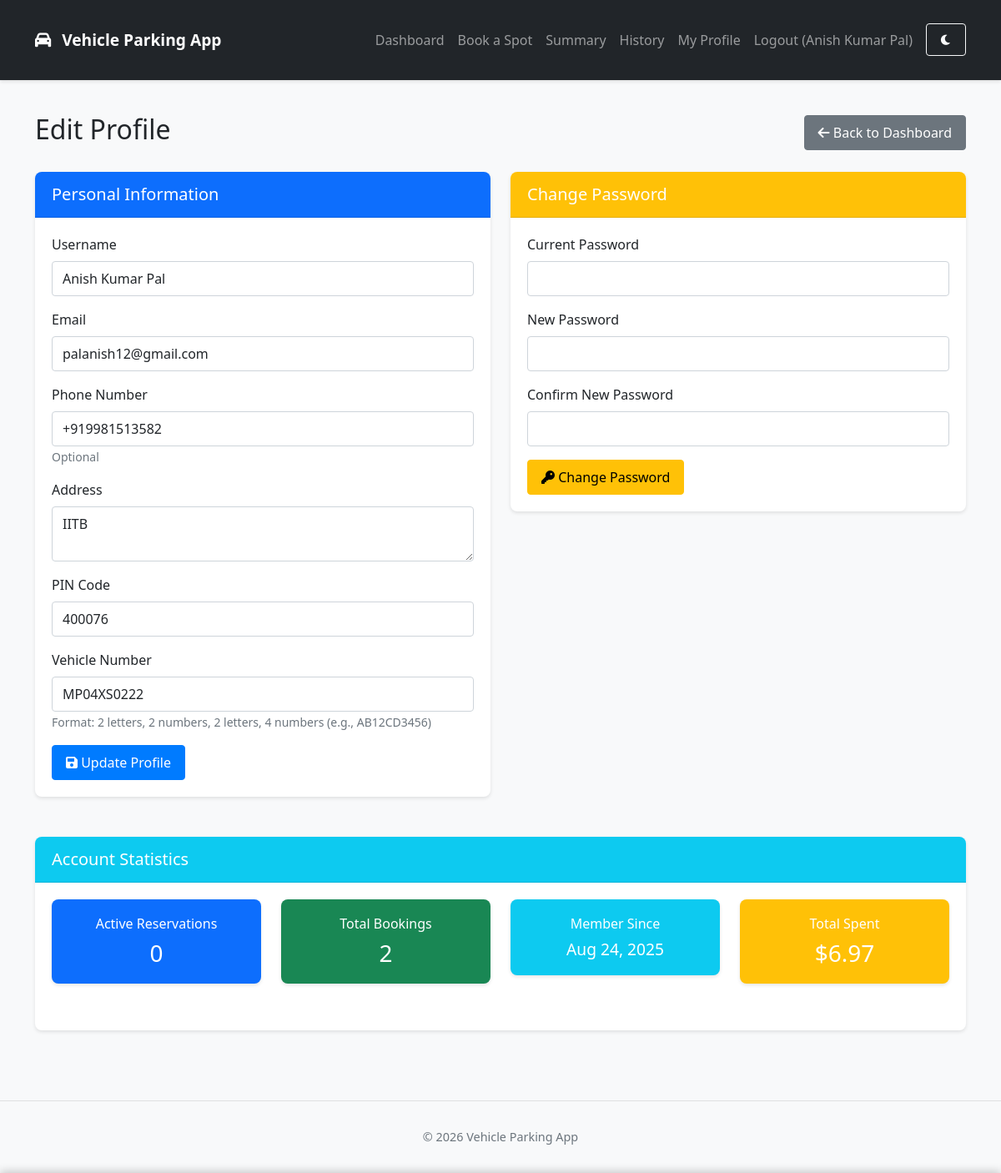
The app's page /user/edit-profile (signed in) with its own data.
### backend/models/models.py (models this page shows, shortened)
class User(db.Model, UserMixin):
    __tablename__ = 'users'
    id = db.Column(db.Integer, primary_key=True)
    username = db.Column(db.String(64), unique=True, nullable=False)
    email = db.Column(db.String(120), unique=True, nullable=False)
    password_hash = db.Column(db.String(128), nullable=False)
    phone = db.Column(db.String(20), unique=True, nullable=True)
    full_name = db.Column(db.String(100), nullable=True)
    address = db.Column(db.String(200), nullable=True)
    pin_code = db.Column(db.String(20), nullable=True)
    vehicle_no = db.Column(db.String(20), unique=True, nullable=True)
    is_admin = db.Column(db.Boolean, default=False)
    created_at = db.Column(db.DateTime, default=lambda: datetime.now(IST))
    notification_preference = db.Column(db.String(20), default='email')  # email, gchat, sms
    gchat_email = db.Column(db.String(120), nullable=True)
    reminder_time = db.Column(db.String(5), default='18:00')  # 24-hour format HH:MM
    report_format = db.Column(db.String(10), default='html')  # html or pdf
    last_reminder_date = db.Column(db.Date, nullable=True)  # Track when last reminder was sent
    reservations = db.relationship('ParkingReservation', backref='user', lazy=True, cascade="all, delete-orphan")
    payment_methods = db.relationship('SavedPaymentMethod', backref='user', lazy=True, cascade="all, delete-orphan")
    @property
    def active_reservations(self):
        return len([r for r in self.reservations if r.active])
    @property
    def total_bookings(self):
        return len(self.reservations)
    @property
    def total_spent(self):
        return sum(r.parking_cost or 0 for r in self.reservations if not r.active)

class ParkingReservation(db.Model):
    __tablename__ = 'parking_reservations'
    id = db.Column(db.Integer, primary_key=True)
    user_id = db.Column(db.Integer, db.ForeignKey('users.id'), nullable=False)
    spot_id = db.Column(db.Integer, db.ForeignKey('parking_spots.id'), nullable=False)
    vehicle_no = db.Column(db.String(20), nullable=True)
    parking_timestamp = db.Column(db.DateTime, default=datetime.now(IST))
    leaving_timestamp = db.Column(db.DateTime, nullable=True)
    parking_cost = db.Column(db.Float, nullable=True)
    active = db.Column(db.Boolean, default=True)
    payment_status = db.Column(db.String(20), default='PENDING')  # PENDING, PAID, FAILED
    payment_date = db.Column(db.DateTime, nullable=True)
    payment_method = db.Column(db.String(20), nullable=True)  # credit-card, paypal, etc.
    transaction_id = db.Column(db.String(50), nullable=True)

### backend/routes/user_routes.py (the view, shortened to what this page needs)
@user.route('/edit-profile', methods=['GET', 'POST'])
@login_required
def edit_profile():
    has_phone_attr = hasattr(User, 'phone')
    phone_value = getattr(current_user, 'phone', '') if has_phone_attr else ''
    return render_template(
        'user/edit_profile.html',
        user=current_user,
        has_phone_attr=has_phone_attr,
        phone_value=phone_value
    )

### backend/services/cache_service.py (called while the page is built)
    def clean_expired(self):
        now = time.time()
        expired_keys = [key for key, (expiry_time, _) in self._cache.items() if expiry_time <= now]
        for key in expired_keys:
            del self._cache[key]
            if self.app:
                self.app.logger.debug(f"Removed expired cache key: {key}")
            else:
                logger.debug(f"Removed expired cache key: {key}")

### frontend/templates/user/edit_profile.html (shortened to what this page needs)
{% extends "base.html" %}
{% block content %}
<div class="row">
    <div class="col-md-12">
        <div class="d-flex justify-content-between align-items-center mb-4">
            <h2>Edit Profile</h2>
            <a href="{{ url_for('user.dashboard') }}" class="btn btn-secondary">
                <i class="fas fa-arrow-left"></i> Back to Dashboard
            </a>
        </div>
    </div>
</div>
<div class="row">
    <div class="col-md-6">
        <div class="card mb-4">
            <div class="card-header bg-primary text-white">
                <h5 class="mb-0">Personal Information</h5>
            </div>
            <div class="card-body">
                <form method="POST" action="{{ url_for('user.edit_profile') }}">
                    <div class="mb-3">
                        <label for="username" class="form-label">Username</label>
                        <input type="text" class="form-control" id="username" name="username" value="{{ user.username }}" required>
                    </div>
                    <div class="mb-3">
                        <label for="email" class="form-label">Email</label>
                        <input type="email" class="form-control" id="email" name="email" value="{{ user.email }}" required>
                    </div>
                    <div class="mb-3">
                        <label for="phone" class="form-label">Phone Number</label>
                        <input type="tel" class="form-control" id="phone" name="phone" value="{{ phone_value }}">
                        <small class="text-muted">Optional</small>
                    </div>
                    <div class="mb-3">
                        <label for="address" class="form-label">Address</label>
                        <textarea class="form-control" id="address" name="address" rows="2">{{ user.address or '' }}</textarea>
                    </div>
                    <div class="mb-3">
                        <label for="pin_code" class="form-label">PIN Code</label>
                        <input type="text" class="form-control" id="pin_code" name="pin_code" value="{{ user.pin_code or '' }}">
                    </div>
                    <div class="mb-3">
                        <label for="vehicle_no" class="form-label">Vehicle Number</label>
                        <input type="text" class="form-control" id="vehicle_no" name="vehicle_no"
                               value="{{ user.vehicle_no or '' }}"
                               placeholder="Format: AB12CD3456"
                               pattern="[A-Za-z]{2}[0-9]{2}[A-Za-z]{2}[0-9]{4}"
                               title="Vehicle number must be in the format: AB12CD3456 (2 letters, 2 numbers, 2 letters, 4 numbers)">
                        <small class="text-muted">Format: 2 letters, 2 numbers, 2 letters, 4 numbers (e.g., AB12CD3456)</small>
                    </div>
                    <button type="submit" class="btn btn-primary">
                        <i class="fas fa-save"></i> Update Profile
                    </button>
                </form>
            </div>
        </div>
    </div>
    <div class="col-md-6">
        <div class="card">
            <div class="card-header bg-warning text-white">
                <h5 class="mb-0">Change Password</h5>
            </div>
            <div class="card-body">
                <form method="POST" action="{{ url_for('user.change_password') }}">
                    <div class="mb-3">
                        <label for="current_password" class="form-label">Current Password</label>
                        <input type="password" class="form-control" id="current_password" name="current_password" required>
                    </div>
                    <div class="mb-3">
                        <label for="new_password" class="form-label">New Password</label>
                        <input type="password" class="form-control" id="new_password" name="new_password" required>
                    </div>
                    <div class="mb-3">
                        <label for="confirm_password" class="form-label">Confirm New Password</label>
                        <input type="password" class="form-control" id="confirm_password" name="confirm_password" required>
                    </div>
                    <button type="submit" class="btn btn-warning">
                        <i class="fas fa-key"></i> Change Password
                    </button>
                </form>
            </div>
        </div>
    </div>
</div>
<div class="row mt-4">
    <div class="col-md-12">
        <div class="card">
            <div class="card-header bg-info text-white">
                <h5 class="mb-0">Account Statistics</h5>
            </div>
            <div class="card-body">
                <div class="row">
                    <div class="col-md-3 mb-3">
                        <div class="card bg-primary text-white">
                            <div class="card-body text-center">
                                <h6 class="card-title">Active Reservations</h6>
                                <h3 class="card-text">{{ user.active_reservations }}</h3>
                            </div>
                        </div>
                    </div>
                    <div class="col-md-3 mb-3">
                        <div class="card bg-success text-white">
                            <div class="card-body text-center">
                                <h6 class="card-title">Total Bookings</h6>
                                <h3 class="card-text">{{ user.total_bookings }}</h3>
                            </div>
                        </div>
                    </div>
                    <div class="col-md-3 mb-3">
                        <div class="card bg-info text-white">
                            <div class="card-body text-center">
                                <h6 class="card-title">Member Since</h6>
                                <h3 class="card-text" style="font-size: 1.2rem;">{{ user.created_at.strftime('%b %d, %Y') }}</h3>
                            </div>
                        </div>
                    </div>
                    <div class="col-md-3 mb-3">
                        <div class="card bg-warning text-white">
                            <div class="card-body text-center">
                                <h6 class="card-title">Total Spent</h6>
                                <h3 class="card-text">${{ "%.2f"|format(user.total_spent) }}</h3>
                            </div>
                        </div>
                    </div>
                </div>
            </div>
        </div>
    </div>
</div>
{% endblock %}

### frontend/templates/base.html (shortened to what this page needs)
<!DOCTYPE html>
<html lang="en">
<head>
    <link href="https://cdn.jsdelivr.net/npm/bootstrap@5.2.3/dist/css/bootstrap.min.css" rel="stylesheet">
    <link rel="stylesheet" href="https://cdnjs.cloudflare.com/ajax/libs/font-awesome/6.0.0-beta3/css/all.min.css">
    <link rel="stylesheet" href="{{ url_for('static', filename='css/style.css') }}">
</head>
<body>
    <nav class="navbar navbar-expand-lg navbar-dark bg-dark">
        <div class="container">
            <a class="navbar-brand" href="{{ url_for('index') }}">
                <i class="fas fa-car"></i> Vehicle Parking App
            </a>
            <div class="collapse navbar-collapse" id="navbarNav">
                <ul class="navbar-nav ms-auto">
                    {% if current_user.is_authenticated %}
                        {% if current_user.is_admin %}
                            <li class="nav-item">
                                <a class="nav-link" href="{{ url_for('admin.dashboard') }}">Dashboard</a>
                            </li>
                            <li class="nav-item">
                                <a class="nav-link" href="{{ url_for('admin.summary') }}">Summary</a>
                            </li>
                            <li class="nav-item">
                                <a class="nav-link" href="{{ url_for('admin.parking_lots') }}">Parking Lots</a>
                            </li>
                            <li class="nav-item">
                                <a class="nav-link" href="{{ url_for('admin.view_users') }}">Users</a>
                            </li>
                            <li class="nav-item">
                                <a class="nav-link" href="{{ url_for('admin.search') }}">
                                    <i class="fas fa-search me-1"></i>Search
                                </a>
                            </li>
                            <li class="nav-item">
                                <a class="nav-link" href="{{ url_for('admin.edit_profile') }}">My Profile</a>
                            </li>
                        {% else %}
                            <li class="nav-item">
                                <a class="nav-link" href="{{ url_for('user.dashboard') }}">Dashboard</a>
                            </li>
                            <li class="nav-item">
                                <a class="nav-link" href="{{ url_for('user.book_spot') }}">Book a Spot</a>
                            </li>
                            <li class="nav-item">
                                <a class="nav-link" href="{{ url_for('user.summary') }}">Summary</a>
                            </li>
                            <li class="nav-item">
                                <a class="nav-link" href="{{ url_for('user.view_history') }}">History</a>
                            </li>
                            <li class="nav-item">
                                <a class="nav-link" href="{{ url_for('user.edit_profile') }}">My Profile</a>
                            </li>
                        {% endif %}
                        <li class="nav-item">
                            <a class="nav-link" href="{{ url_for('auth.logout') }}">Logout ({{ current_user.username }})</a>
                        </li>
                    {% endif %}
                    <li class="nav-item">
                        <button id="dark-mode-toggle" class="btn btn-sm btn-outline-light ms-2" title="Toggle Dark Mode">
                            <i class="fas fa-moon"></i>
                        </button>
                    </li>
                </ul>
            </div>
        </div>
    </nav>
    <div class="container mt-4">
        {% block content %}{% endblock %}
    </div>
    <footer class="footer mt-5 py-3 bg-light">
        <div class="container text-center">
            <span class="text-muted">© <span class="year">2025</span> Vehicle Parking App</span>
        </div>
    </footer>
</body>
</html>

### frontend/static/css/style.css (style rules this page uses)
body { background-color: #f8f9fa; min-height: 100vh; display: flex; flex-direction: column; font-family: 'Segoe UI', Roboto, 'Helvetica Neue', Arial, sans-serif; padding-bottom: env(safe-area-inset-bottom); }
.container { flex: 1; padding-top: 1rem; padding-bottom: 1rem; }
.card { box-shadow: 0 2px 4px rgba(0, 0, 0, 0.1); margin-bottom: 20px; border: none; border-radius: 8px; overflow: hidden; }
.card-header { background-color: #fff; border-bottom: 1px solid rgba(0, 0, 0, 0.1); padding: 15px 20px; font-weight: 600; }
.card-body { padding: 20px; }
.btn { border-radius: 4px; padding: 8px 16px; font-weight: 500; transition: all 0.2s ease; touch-action: manipulation; }
.btn-primary { background-color: #007bff; border-color: #007bff; }
.navbar { box-shadow: 0 2px 4px rgba(0, 0, 0, 0.1); padding: 0.75rem 1rem; }
.navbar-brand { font-weight: 600; font-size: 1.2rem; }
.navbar-brand i { margin-right: 8px; }
.footer { background-color: #f8f9fa; padding: 20px 0; margin-top: auto; border-top: 1px solid rgba(0, 0, 0, 0.1); font-size: 0.9rem; }
.form-control { border-radius: 4px; padding: 0.5rem 0.75rem; font-size: 1rem; }
* { -webkit-tap-highlight-color: rgba(0,0,0,0); }

### records on screen
User: username "Anish Kumar Pal", email "palanish12@gmail.com", phone "+919981513582", address "IITB", pin_code "400076", vehicle_no "MP04XS0222", created_at "Aug 24, 2025"
ParkingReservation: active_reservations "0", total_spent "6.97"

### other values on screen
{{ user.total_bookings }} "2"
